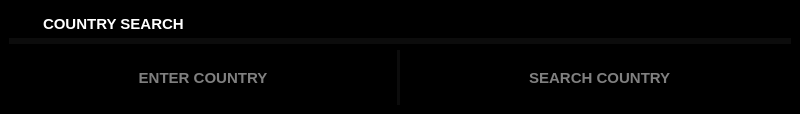
<?xml version="1.0" encoding="UTF-8"?>
<ui version="4.0">
 <class>MainWindow</class>
 <widget class="QMainWindow" name="MainWindow">
  <property name="geometry">
   <rect>
    <x>0</x>
    <y>0</y>
    <width>800</width>
    <height>114</height>
   </rect>
  </property>
  <property name="windowTitle">
   <string>MainWindow</string>
  </property>
  <property name="styleSheet">
   <string notr="true">background-color: black;
color: white;
Border: 0.5px solid white;

          </string>
  </property>
  <widget class="QWidget" name="centralwidget">
   <property name="styleSheet">
    <string notr="true">*{Border:0px}
QScrollBar:sub-page:vertical{background-color: #000000}
QScrollBar:add-page:vertical{background-color: #000000}
QScrollBar{background-color: #000000}
QScrollBar:sub-page:vertical{background-color: #000000} QScrollBar:add-page:vertical{background-color: #000000} QScrollBar{background-color: #000000}
QScrollBar::add-line:vertical { background-color: transparent}
QScrollBar::sub-line:vertical { background-color: transparent}
QScrollBar::handle:vertical {background-color: rgba(80, 80, 122, .25);}
QPushButton{color: gray}
QPushButton:hover{color: white}

QScrollBar:sub-page:horizontal{background-color: #000000}
QScrollBar:add-page:horizontal{background-color: #000000}
QScrollBar{background-color: #000000}
QScrollBar:sub-page:horizontal{background-color: #000000} QScrollBar:add-page:horizontal{background-color: #000000} QScrollBar{background-color: #000000}
QScrollBar::add-line:horizontal { background-color: transparent}
QScrollBar::sub-line:horizontal { background-color: transparent}
QScrollBar::handle:horizontal{background-color: rgba(80, 80, 122, .2);}

</string>
   </property>
   <layout class="QVBoxLayout" name="verticalLayout">
    <item>
     <widget class="QFrame" name="frame_2">
      <property name="maximumSize">
       <size>
        <width>16777215</width>
        <height>35</height>
       </size>
      </property>
      <property name="styleSheet">
       <string notr="true">Border-Bottom: 3px solid rgba(255,255,255,0.05);
</string>
      </property>
      <property name="frameShape">
       <enum>QFrame::StyledPanel</enum>
      </property>
      <property name="frameShadow">
       <enum>QFrame::Raised</enum>
      </property>
      <layout class="QHBoxLayout" name="horizontalLayout">
       <property name="spacing">
        <number>0</number>
       </property>
       <property name="leftMargin">
        <number>0</number>
       </property>
       <property name="topMargin">
        <number>0</number>
       </property>
       <property name="rightMargin">
        <number>0</number>
       </property>
       <property name="bottomMargin">
        <number>0</number>
       </property>
       <item>
        <widget class="QPushButton" name="pushButton">
         <property name="sizePolicy">
          <sizepolicy hsizetype="Preferred" vsizetype="Preferred">
           <horstretch>0</horstretch>
           <verstretch>0</verstretch>
          </sizepolicy>
         </property>
         <property name="maximumSize">
          <size>
           <width>30</width>
           <height>16777215</height>
          </size>
         </property>
         <property name="text">
          <string/>
         </property>
         <property name="icon">
          <iconset>
           <normaloff>icons/country.svg</normaloff>icons/country.svg</iconset>
         </property>
         <property name="iconSize">
          <size>
           <width>25</width>
           <height>25</height>
          </size>
         </property>
        </widget>
       </item>
       <item>
        <widget class="QLabel" name="label">
         <property name="font">
          <font>
           <pointsize>11</pointsize>
           <weight>75</weight>
           <bold>true</bold>
          </font>
         </property>
         <property name="text">
          <string>COUNTRY SEARCH</string>
         </property>
        </widget>
       </item>
      </layout>
     </widget>
    </item>
    <item>
     <widget class="QFrame" name="frame">
      <property name="frameShape">
       <enum>QFrame::StyledPanel</enum>
      </property>
      <property name="frameShadow">
       <enum>QFrame::Raised</enum>
      </property>
      <layout class="QHBoxLayout" name="horizontalLayout_2">
       <property name="spacing">
        <number>0</number>
       </property>
       <property name="leftMargin">
        <number>0</number>
       </property>
       <property name="topMargin">
        <number>0</number>
       </property>
       <property name="rightMargin">
        <number>0</number>
       </property>
       <property name="bottomMargin">
        <number>0</number>
       </property>
       <item>
        <widget class="QLineEdit" name="lineEdit">
         <property name="sizePolicy">
          <sizepolicy hsizetype="Preferred" vsizetype="Preferred">
           <horstretch>0</horstretch>
           <verstretch>0</verstretch>
          </sizepolicy>
         </property>
         <property name="font">
          <font>
           <pointsize>11</pointsize>
           <weight>75</weight>
           <bold>true</bold>
          </font>
         </property>
         <property name="styleSheet">
          <string notr="true">Border-Right: 3px solid rgba(255,255,255,0.05);
</string>
         </property>
         <property name="alignment">
          <set>Qt::AlignCenter</set>
         </property>
         <property name="placeholderText">
          <string>ENTER COUNTRY</string>
         </property>
        </widget>
       </item>
       <item>
        <widget class="QPushButton" name="pushButton_2">
         <property name="sizePolicy">
          <sizepolicy hsizetype="Preferred" vsizetype="Preferred">
           <horstretch>0</horstretch>
           <verstretch>0</verstretch>
          </sizepolicy>
         </property>
         <property name="font">
          <font>
           <pointsize>11</pointsize>
           <weight>75</weight>
           <bold>true</bold>
          </font>
         </property>
         <property name="text">
          <string>  SEARCH COUNTRY</string>
         </property>
         <property name="icon">
          <iconset>
           <normaloff>icons/country.svg</normaloff>icons/country.svg</iconset>
         </property>
         <property name="iconSize">
          <size>
           <width>21</width>
           <height>21</height>
          </size>
         </property>
        </widget>
       </item>
      </layout>
     </widget>
    </item>
   </layout>
  </widget>
 </widget>
 <resources/>
 <connections/>
</ui>
